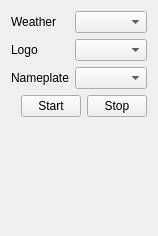
         <widget class="QWidget" name="FunctionCase">
          <property name="geometry">
           <rect>
            <x>0</x>
            <y>0</y>
            <width>152</width>
            <height>236</height>
           </rect>
          </property>
          <attribute name="label">
           <string>Function Case</string>
          </attribute>
          <layout class="QVBoxLayout" name="verticalLayout_11">
           <item>
            <layout class="QGridLayout" name="gridLayout_15">
             <item row="0" column="0">
              <widget class="QLabel" name="label_19">
               <property name="text">
                <string>Weather</string>
               </property>
              </widget>
             </item>
             <item row="0" column="1">
              <widget class="QComboBox" name="Weather"/>
             </item>
             <item row="1" column="0">
              <widget class="QLabel" name="label_15">
               <property name="text">
                <string>Logo</string>
               </property>
              </widget>
             </item>
             <item row="1" column="1">
              <widget class="QComboBox" name="Logo"/>
             </item>
             <item row="2" column="0">
              <widget class="QLabel" name="label_16">
               <property name="text">
                <string>Nameplate</string>
               </property>
               <property name="textFormat">
                <enum>Qt::LogText</enum>
               </property>
               <property name="alignment">
                <set>Qt::AlignLeading|Qt::AlignLeft|Qt::AlignVCenter</set>
               </property>
              </widget>
             </item>
             <item row="2" column="1">
              <widget class="QComboBox" name="Nameplate"/>
             </item>
            </layout>
           </item>
           <item>
            <layout class="QHBoxLayout" name="horizontalLayout_30">
             <property name="spacing">
              <number>6</number>
             </property>
             <property name="leftMargin">
              <number>0</number>
             </property>
             <property name="rightMargin">
              <number>0</number>
             </property>
             <item>
              <spacer name="horizontalSpacer_5">
               <property name="orientation">
                <enum>Qt::Horizontal</enum>
               </property>
               <property name="sizeHint" stdset="0">
                <size>
                 <width>40</width>
                 <height>20</height>
                </size>
               </property>
              </spacer>
             </item>
             <item>
              <widget class="QPushButton" name="InfoCase_Start_btn">
               <property name="maximumSize">
                <size>
                 <width>60</width>
                 <height>16777215</height>
                </size>
               </property>
               <property name="text">
                <string>Start</string>
               </property>
               <property name="flat">
                <bool>false</bool>
               </property>
              </widget>
             </item>
             <item>
              <widget class="QPushButton" name="InfoCase_Stop_btn">
               <property name="maximumSize">
                <size>
                 <width>60</width>
                 <height>16777215</height>
                </size>
               </property>
               <property name="text">
                <string>Stop</string>
               </property>
              </widget>
             </item>
            </layout>
           </item>
           <item>
            <spacer name="verticalSpacer_9">
             <property name="orientation">
              <enum>Qt::Vertical</enum>
             </property>
             <property name="sizeHint" stdset="0">
              <size>
               <width>20</width>
               <height>208</height>
              </size>
             </property>
            </spacer>
           </item>
          </layout>
         </widget>
